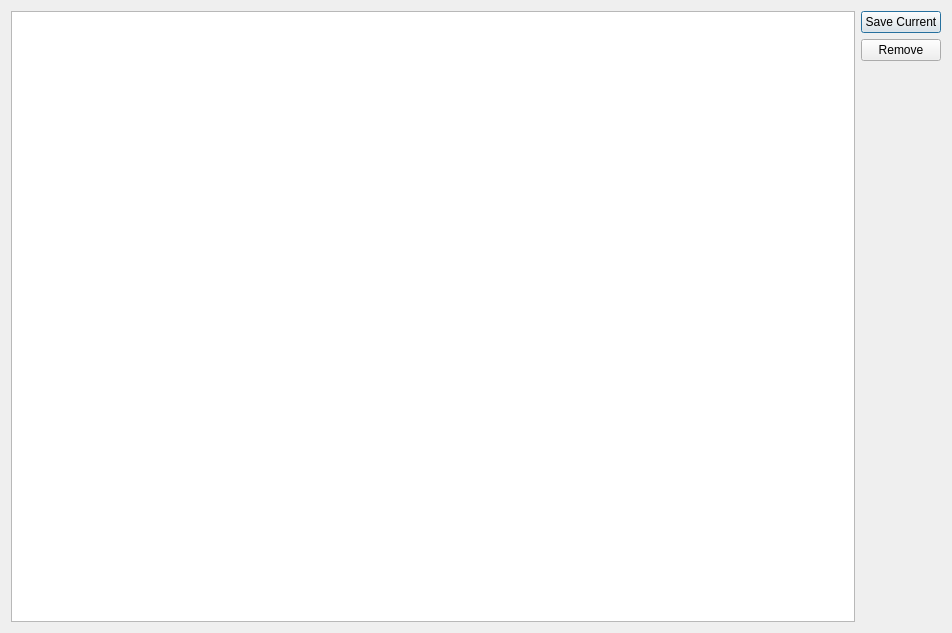
<?xml version="1.0" encoding="UTF-8"?>
<ui version="4.0">
 <class>Dialog</class>
 <widget class="QDialog" name="Dialog">
  <property name="geometry">
   <rect>
    <x>0</x>
    <y>0</y>
    <width>952</width>
    <height>633</height>
   </rect>
  </property>
  <property name="minimumSize">
   <size>
    <width>200</width>
    <height>200</height>
   </size>
  </property>
  <property name="windowTitle">
   <string>Manage Filters</string>
  </property>
  <property name="locale">
   <locale language="English" country="UnitedStates"/>
  </property>
  <layout class="QHBoxLayout" name="horizontalLayout">
   <item>
    <layout class="QHBoxLayout" name="horizontalLayout_2">
     <item>
      <widget class="QListWidget" name="listFilters">
       <property name="sizePolicy">
        <sizepolicy hsizetype="Expanding" vsizetype="Expanding">
         <horstretch>2</horstretch>
         <verstretch>0</verstretch>
        </sizepolicy>
       </property>
      </widget>
     </item>
     <item>
      <layout class="QVBoxLayout" name="verticalLayout">
       <item>
        <widget class="QPushButton" name="btnSaveCurrent">
         <property name="text">
          <string>Save Current</string>
         </property>
        </widget>
       </item>
       <item>
        <widget class="QPushButton" name="btnRemove">
         <property name="text">
          <string>Remove</string>
         </property>
        </widget>
       </item>
       <item>
        <spacer name="verticalSpacer">
         <property name="orientation">
          <enum>Qt::Vertical</enum>
         </property>
         <property name="sizeHint" stdset="0">
          <size>
           <width>20</width>
           <height>40</height>
          </size>
         </property>
        </spacer>
       </item>
      </layout>
     </item>
    </layout>
   </item>
  </layout>
 </widget>
 <resources/>
 <connections/>
</ui>
